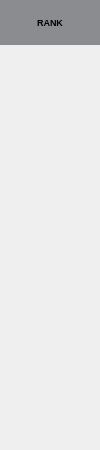
                  <widget class="QWidget" name="playersRankContainer" native="true">
                   <property name="sizePolicy">
                    <sizepolicy hsizetype="Preferred" vsizetype="Preferred">
                     <horstretch>0</horstretch>
                     <verstretch>0</verstretch>
                    </sizepolicy>
                   </property>
                   <property name="minimumSize">
                    <size>
                     <width>100</width>
                     <height>0</height>
                    </size>
                   </property>
                   <property name="maximumSize">
                    <size>
                     <width>0</width>
                     <height>16777215</height>
                    </size>
                   </property>
                   <property name="styleSheet">
                    <string notr="true">QLabel{
	padding: 10px;
}</string>
                   </property>
                   <layout class="QVBoxLayout" name="verticalLayout_9">
                    <property name="spacing">
                     <number>0</number>
                    </property>
                    <property name="leftMargin">
                     <number>0</number>
                    </property>
                    <property name="topMargin">
                     <number>0</number>
                    </property>
                    <property name="rightMargin">
                     <number>0</number>
                    </property>
                    <property name="bottomMargin">
                     <number>0</number>
                    </property>
                    <item>
                     <widget class="QLabel" name="playersRankHeader">
                      <property name="minimumSize">
                       <size>
                        <width>0</width>
                        <height>45</height>
                       </size>
                      </property>
                      <property name="maximumSize">
                       <size>
                        <width>16777215</width>
                        <height>45</height>
                       </size>
                      </property>
                      <property name="font">
                       <font>
                        <pointsize>7</pointsize>
                        <weight>75</weight>
                        <bold>true</bold>
                       </font>
                      </property>
                      <property name="styleSheet">
                       <string notr="true">background-color: hsl(223, 28, 43, 50%)</string>
                      </property>
                      <property name="text">
                       <string>RANK</string>
                      </property>
                      <property name="alignment">
                       <set>Qt::AlignCenter</set>
                      </property>
                     </widget>
                    </item>
                    <item>
                     <widget class="QLabel" name="playersRank0">
                      <property name="minimumSize">
                       <size>
                        <width>0</width>
                        <height>45</height>
                       </size>
                      </property>
                      <property name="maximumSize">
                       <size>
                        <width>16777215</width>
                        <height>45</height>
                       </size>
                      </property>
                      <property name="font">
                       <font>
                        <pointsize>10</pointsize>
                        <weight>75</weight>
                        <bold>true</bold>
                       </font>
                      </property>
                      <property name="styleSheet">
                       <string notr="true"/>
                      </property>
                      <property name="frameShape">
                       <enum>QFrame::NoFrame</enum>
                      </property>
                      <property name="text">
                       <string/>
                      </property>
                      <property name="textFormat">
                       <enum>Qt::AutoText</enum>
                      </property>
                      <property name="pixmap">
                       <pixmap resource="res.qrc">:/ranks/assets/Ranks/global.png</pixmap>
                      </property>
                      <property name="scaledContents">
                       <bool>true</bool>
                      </property>
                      <property name="alignment">
                       <set>Qt::AlignCenter</set>
                      </property>
                      <property name="wordWrap">
                       <bool>false</bool>
                      </property>
                      <property name="margin">
                       <number>0</number>
                      </property>
                      <property name="indent">
                       <number>-1</number>
                      </property>
                      <property name="openExternalLinks">
                       <bool>false</bool>
                      </property>
                      <property name="textInteractionFlags">
                       <set>Qt::LinksAccessibleByMouse</set>
                      </property>
                     </widget>
                    </item>
                    <item>
                     <widget class="QLabel" name="playersRank1">
                      <property name="minimumSize">
                       <size>
                        <width>0</width>
                        <height>45</height>
                       </size>
                      </property>
                      <property name="maximumSize">
                       <size>
                        <width>16777215</width>
                        <height>45</height>
                       </size>
                      </property>
                      <property name="font">
                       <font>
                        <pointsize>10</pointsize>
                        <weight>75</weight>
                        <bold>true</bold>
                       </font>
                      </property>
                      <property name="text">
                       <string/>
                      </property>
                      <property name="scaledContents">
                       <bool>true</bool>
                      </property>
                      <property name="alignment">
                       <set>Qt::AlignCenter</set>
                      </property>
                     </widget>
                    </item>
                    <item>
                     <widget class="QLabel" name="playersRank2">
                      <property name="minimumSize">
                       <size>
                        <width>0</width>
                        <height>45</height>
                       </size>
                      </property>
                      <property name="maximumSize">
                       <size>
                        <width>16777215</width>
                        <height>45</height>
                       </size>
                      </property>
                      <property name="font">
                       <font>
                        <pointsize>10</pointsize>
                        <weight>75</weight>
                        <bold>true</bold>
                       </font>
                      </property>
                      <property name="text">
                       <string/>
                      </property>
                      <property name="scaledContents">
                       <bool>true</bool>
                      </property>
                      <property name="alignment">
                       <set>Qt::AlignCenter</set>
                      </property>
                     </widget>
                    </item>
                    <item>
                     <widget class="QLabel" name="playersRank3">
                      <property name="minimumSize">
                       <size>
                        <width>0</width>
                        <height>45</height>
                       </size>
                      </property>
                      <property name="maximumSize">
                       <size>
                        <width>16777215</width>
                        <height>45</height>
                       </size>
                      </property>
                      <property name="font">
                       <font>
                        <pointsize>10</pointsize>
                        <weight>75</weight>
                        <bold>true</bold>
                       </font>
                      </property>
                      <property name="styleSheet">
                       <string notr="true"/>
                      </property>
                      <property name="text">
                       <string/>
                      </property>
                      <property name="scaledContents">
                       <bool>true</bool>
                      </property>
                      <property name="alignment">
                       <set>Qt::AlignCenter</set>
                      </property>
                     </widget>
                    </item>
                    <item>
                     <widget class="QLabel" name="playersRank4">
                      <property name="minimumSize">
                       <size>
                        <width>0</width>
                        <height>45</height>
                       </size>
                      </property>
                      <property name="maximumSize">
                       <size>
                        <width>16777215</width>
                        <height>45</height>
                       </size>
                      </property>
                      <property name="font">
                       <font>
                        <pointsize>10</pointsize>
                        <weight>75</weight>
                        <bold>true</bold>
                       </font>
                      </property>
                      <property name="text">
                       <string/>
                      </property>
                      <property name="scaledContents">
                       <bool>true</bool>
                      </property>
                      <property name="alignment">
                       <set>Qt::AlignCenter</set>
                      </property>
                     </widget>
                    </item>
                    <item>
                     <widget class="QLabel" name="playersRank5">
                      <property name="minimumSize">
                       <size>
                        <width>0</width>
                        <height>45</height>
                       </size>
                      </property>
                      <property name="maximumSize">
                       <size>
                        <width>16777215</width>
                        <height>45</height>
                       </size>
                      </property>
                      <property name="font">
                       <font>
                        <pointsize>10</pointsize>
                        <weight>75</weight>
                        <bold>true</bold>
                       </font>
                      </property>
                      <property name="text">
                       <string/>
                      </property>
                      <property name="scaledContents">
                       <bool>true</bool>
                      </property>
                      <property name="alignment">
                       <set>Qt::AlignCenter</set>
                      </property>
                     </widget>
                    </item>
                    <item>
                     <widget class="QLabel" name="playersRank6">
                      <property name="minimumSize">
                       <size>
                        <width>0</width>
                        <height>45</height>
                       </size>
                      </property>
                      <property name="maximumSize">
                       <size>
                        <width>16777215</width>
                        <height>45</height>
                       </size>
                      </property>
                      <property name="font">
                       <font>
                        <pointsize>10</pointsize>
                        <weight>75</weight>
                        <bold>true</bold>
                       </font>
                      </property>
                      <property name="text">
                       <string/>
                      </property>
                      <property name="scaledContents">
                       <bool>true</bool>
                      </property>
                      <property name="alignment">
                       <set>Qt::AlignCenter</set>
                      </property>
                     </widget>
                    </item>
                    <item>
                     <widget class="QLabel" name="playersRank7">
                      <property name="minimumSize">
                       <size>
                        <width>0</width>
                        <height>45</height>
                       </size>
                      </property>
                      <property name="maximumSize">
                       <size>
                        <width>16777215</width>
                        <height>45</height>
                       </size>
                      </property>
                      <property name="font">
                       <font>
                        <pointsize>10</pointsize>
                        <weight>75</weight>
                        <bold>true</bold>
                       </font>
                      </property>
                      <property name="text">
                       <string/>
                      </property>
                      <property name="scaledContents">
                       <bool>true</bool>
                      </property>
                      <property name="alignment">
                       <set>Qt::AlignCenter</set>
                      </property>
                     </widget>
                    </item>
                    <item>
                     <widget class="QLabel" name="playersRank8">
                      <property name="minimumSize">
                       <size>
                        <width>0</width>
                        <height>45</height>
                       </size>
                      </property>
                      <property name="maximumSize">
                       <size>
                        <width>16777215</width>
                        <height>45</height>
                       </size>
                      </property>
                      <property name="font">
                       <font>
                        <pointsize>10</pointsize>
                        <weight>75</weight>
                        <bold>true</bold>
                       </font>
                      </property>
                      <property name="text">
                       <string/>
                      </property>
                      <property name="scaledContents">
                       <bool>true</bool>
                      </property>
                      <property name="alignment">
                       <set>Qt::AlignCenter</set>
                      </property>
                     </widget>
                    </item>
                   </layout>
                  </widget>
